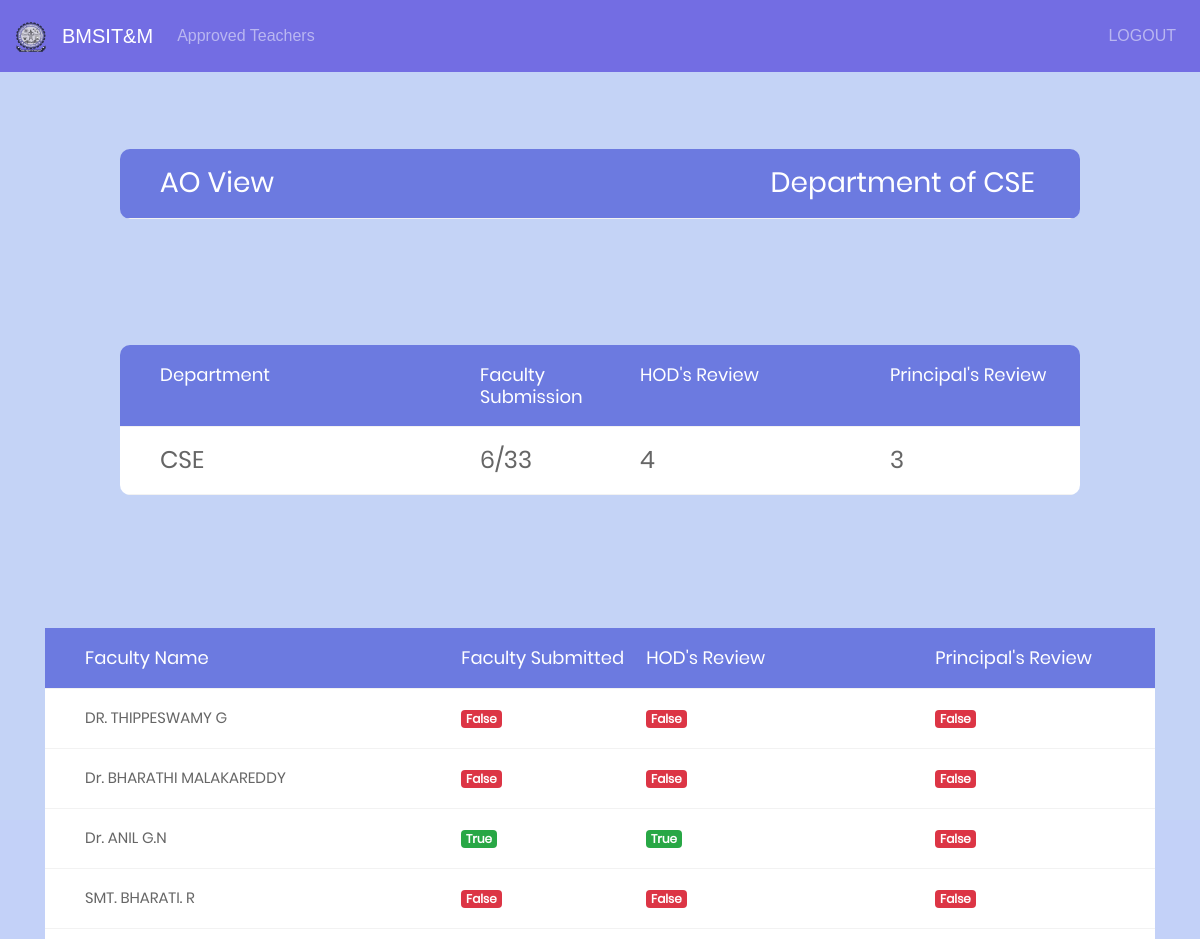
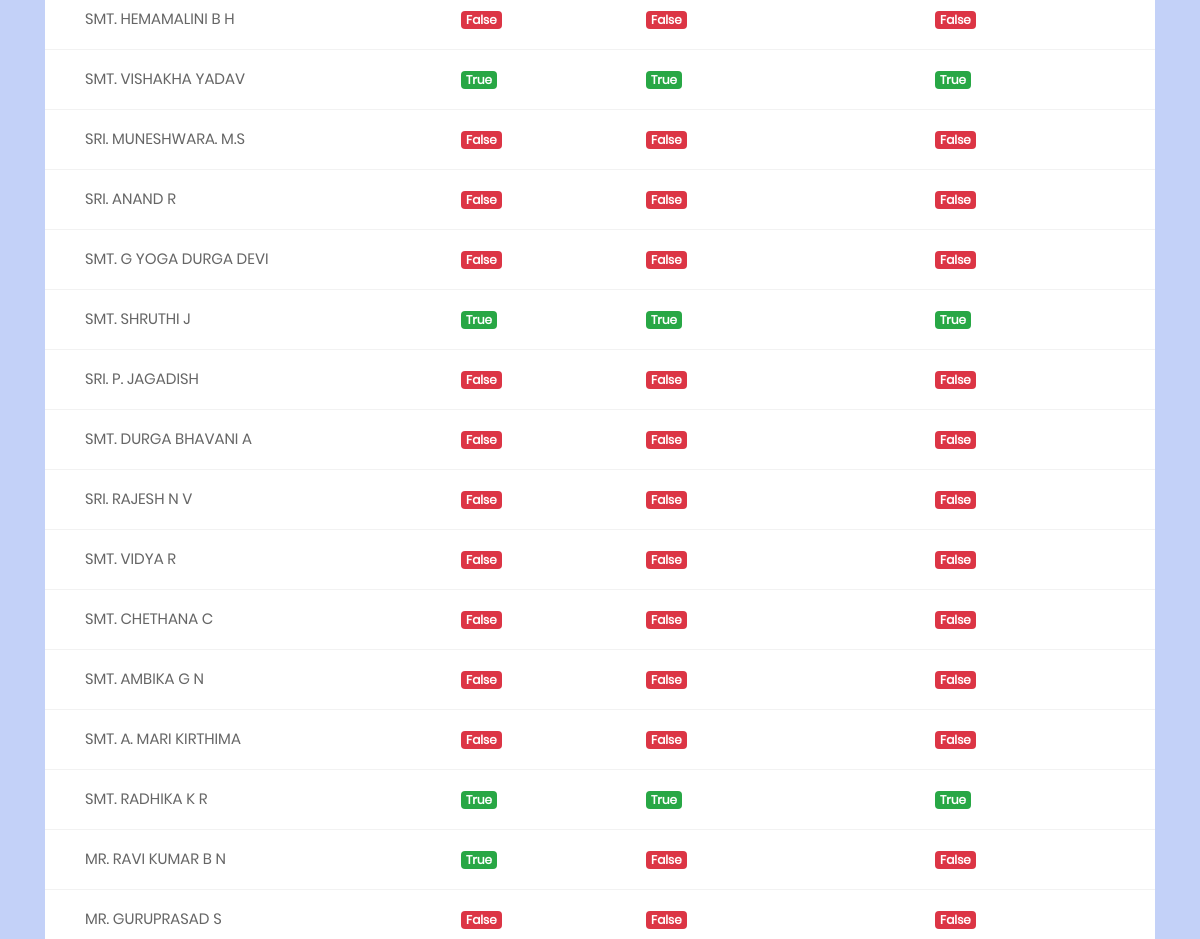
/ao_display/CSE (upper part), run on an earlier commit of the app's database (2 pictures, top to bottom).
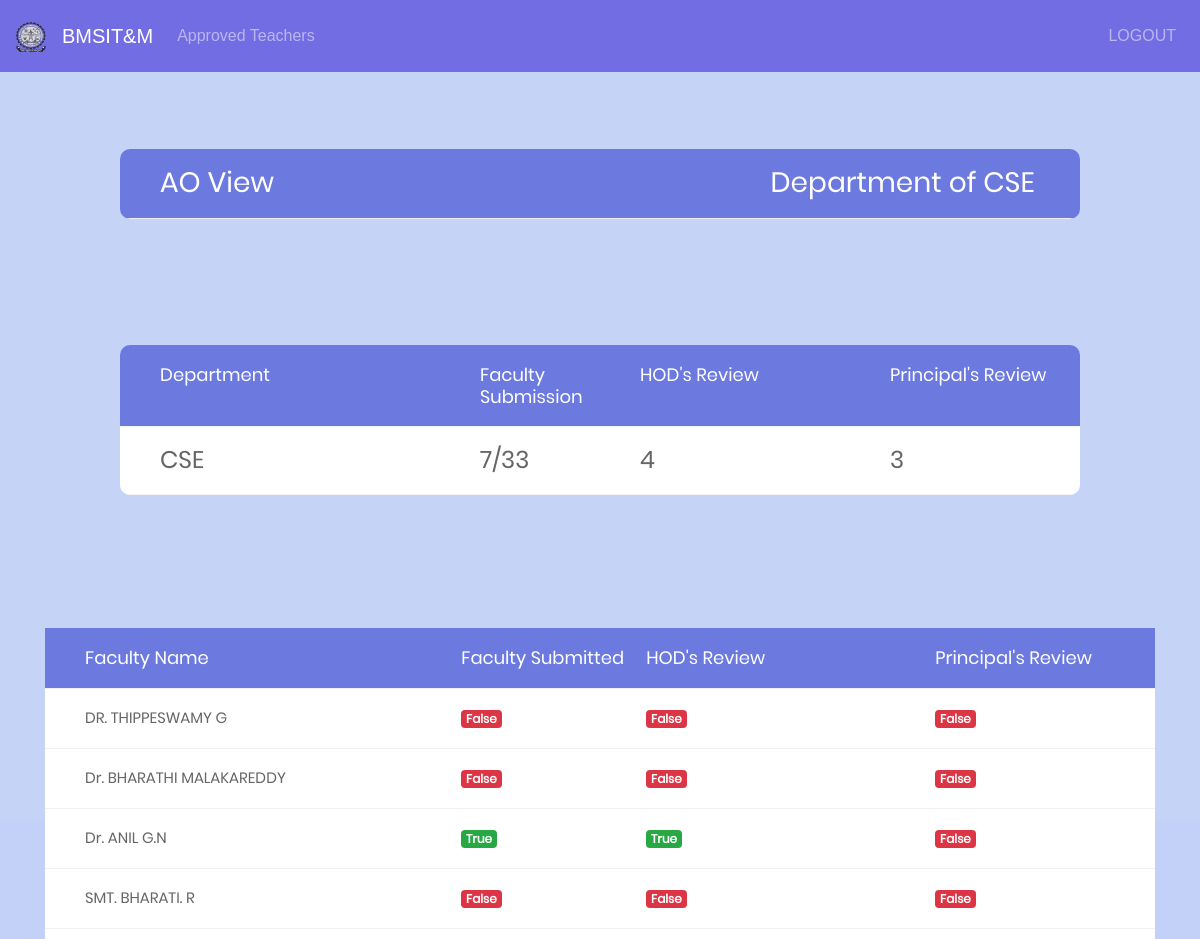
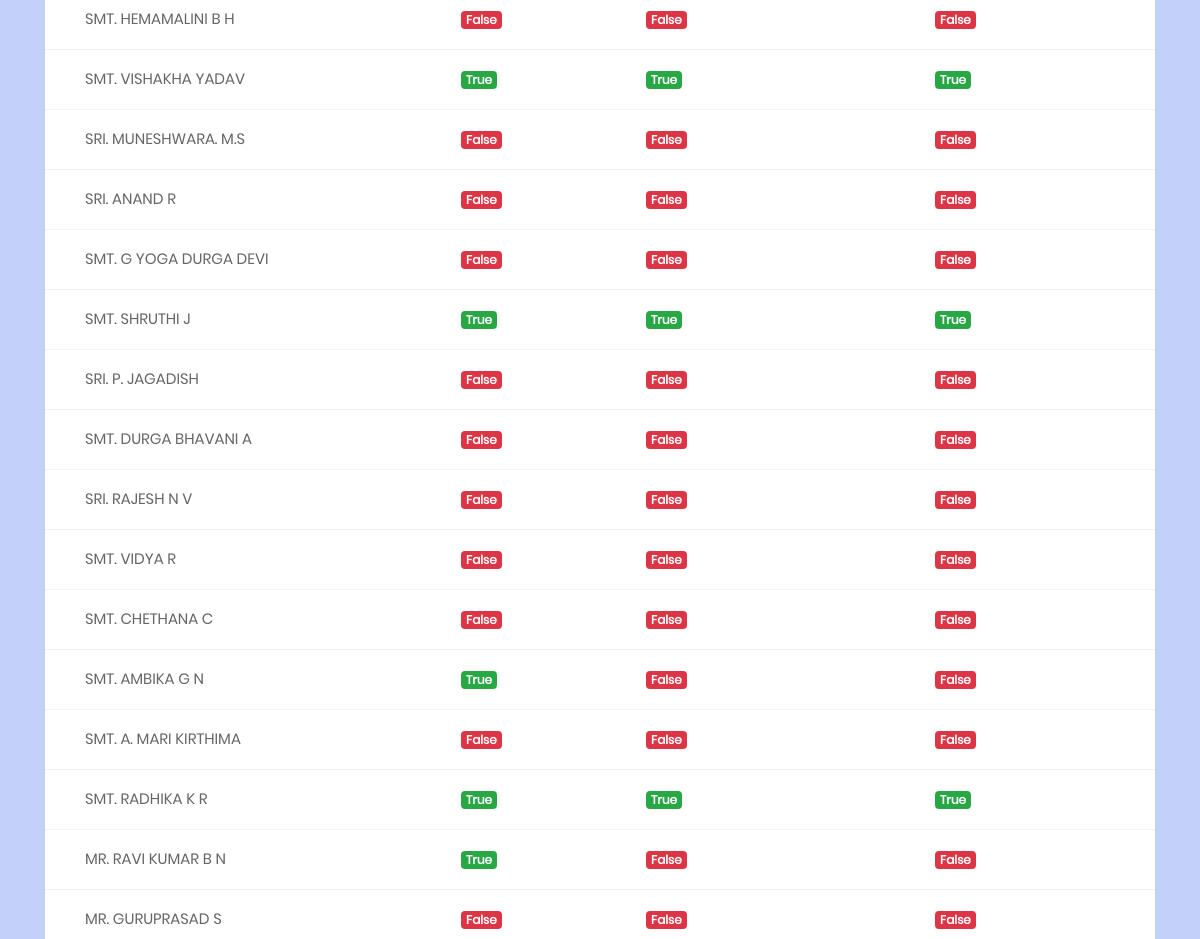
And on a later commit of the database (2 pictures, top to bottom).
### facform1/models.py (models this page shows, shortened)
class User(AbstractUser):
	phone = models.BigIntegerField(null=True)
	department = models.ForeignKey('Department', on_delete=models.CASCADE,null=True)
	designation = models.ForeignKey('Designation', on_delete=models.CASCADE,null=True)
	teach_status = models.BooleanField(default=False)
	hod_status = models.BooleanField(default=False)
	principal_status = models.BooleanField(default=False)
	doc_link = models.CharField(max_length=2000, blank=True, null=True)
	info = models.CharField(max_length=20, blank=True, null=True)

### facform1/views.py (the view)
# urls.py: url(r'^ao_display/(?P<dept>[\w\-]+)$', views.ao_display,name="ao_display"),
def ao_display(request,dept):
	print(dept)
	a = "assistant"
	b = "associate"
	c = "professor"
	d = "hod"
	above = remarks2.objects.filter(total_marks__gte = 60).filter(department__name=dept).filter(info__designation__pk=11)
	above1 = remarks2.objects.filter(total_marks__gte = 60).filter(department__name=dept).filter(info__designation__pk=9)
	above2 = remarks2.objects.filter(total_marks__gte = 60).filter(department__name=dept).filter(info__designation__pk=10)
	above3 = remarks2.objects.filter(total_marks__gte = 60).filter(department__name=dept).filter(info__designation__pk=8)
	above4 = list(chain(above1,above2))
	below = remarks2.objects.filter(total_marks__lt = 60).filter(department__name=dept).filter(info__designation__pk=11)
	below1 = remarks2.objects.filter(total_marks__lt = 60).filter(department__name=dept).filter(info__designation__pk=9)
	below2 = remarks2.objects.filter(total_marks__lt = 60).filter(department__name=dept).filter(info__designation__pk=10)
	below3 = remarks2.objects.filter(total_marks__lt = 60).filter(department__name=dept).filter(info__designation__pk=8)
	below4 = list(chain(below1,below2))
	general = User.objects.filter(department__name=dept)
	tt = general.count()
	principal_completed = (User.objects.filter(department__name=dept).filter(principal_status=True)).count()
	hod_completed  = (User.objects.filter(department__name=dept).filter(hod_status=True)).count()
	teach_completed  = (User.objects.filter(department__name=dept).filter(teach_status=True)).count()
	dept = {'dept':dept,'above':above,'above1':above4,'above3':above3,'below':below,'below1':below4,'below3':below3,'general':general,'p':principal_completed,'h':hod_completed,'t':teach_completed,'total':tt}
	return render(request,'ao_display.html',context=dept)

### templates/ao_display.html (shortened to what this page needs)
<!DOCTYPE html>
{% load staticfiles %}
<html lang="en">
<head>
	<link rel="stylesheet" type="text/css" href="{% static "vendor/bootstrap/css/bootstrap.min.css" %}">
	<link rel="stylesheet" type="text/css" href="{% static "fonts/font-awesome-4.7.0/css/font-awesome.min.css" %}">
	<link rel="stylesheet" type="text/css" href="{% static "vendor/animate/animate.css" %}">
	<link rel="stylesheet" type="text/css" href="{% static "vendor/select2/select2.min.css" %}">
	<link rel="stylesheet" type="text/css" href="{% static "vendor/perfect-scrollbar/perfect-scrollbar.css" %}">
	<link rel="stylesheet" type="text/css" href="{% static "css/util.css" %}">
	<link rel="stylesheet" type="text/css" href="{% static "css/main1.css" %}">
</head>
<body style="background:#c3d1f8">
	<nav class="navbar navbar-expand-lg navbar-dark fixed-top" style="background-color: #736de3;">
	  <a class="navbar-brand" href="#">
	  <img src="{% static "image/bms.logo.png" %}" width="30" height="30" alt="">
	</a>
	<a class="navbar-brand" href="#">BMSIT&M</a>
	<div class="collapse navbar-collapse" id="navbarNav">
<ul class="navbar-nav mr-auto">
		<li class="nav-item">
        	<a class="nav-link" href="/ao_approved/{{dept}}">Approved Teachers</a>
      </li>
		</ul>
	</div>
	<span class="navbar-text">
		<ul class="navbar-nav mr-auto">
		<li class="nav-item">
					<a class="nav-link" href="/">LOGOUT</a>
			</li>
		</ul>
	    </span>
	</nav>
	<div style="margin-top:-18%;">
		<div class="container-table100">
			<div class="wrap-table100">
					<div class="table">
						<div class="row header">
							<div class="cell">
								<h3>AO View</h3>
							</div>
							<div class="cell">
								<h3>Department of {{dept}}</h3>
							</div>
						</div>
					</div>
						</div>
							</div>
						</div>
	<div style="margin-top:-47%;" class="limiter">
		<div class="container-table100">
			<div class="wrap-table100">
					<div class="table">
						<div class="row header">
							<div class="cell">
								Department
							</div>
							<div class="cell">
								Faculty Submission
							</div>
							<div class="cell">
								HOD's Review
							</div>
							<div class="cell">
								Principal's Review
							</div>
						</div>
	           <div class="row">
							<div class="cell" data-title="Department">
              <h4>{{ dept }}</h4>
							</div>
							<div class="cell" data-title="Department">
								<h4>{{ t }}/{{ total }}</h4>
							</div>
							<div class="cell" data-title="Department">
								<h4>{{ h }}</h4>
							</div>
							<div class="cell" data-title="Department">
								<h4>{{ p }}</h4>
							</div>
						</div>
					</div>
			</div>
		</div>
	</div>
	<div style="margin-top:-16%;" class="limiter">
		<div class="container">
			<div class="wrap-table180">
					<div class="table">
						<div class="row header">
							<div class="cell">
								Faculty Name
							</div>
							<div class="cell">
								Faculty Submitted
							</div>
							<div class="cell">
								HOD's Review
							</div>
							<div class="cell">
								Principal's Review
							</div>
						</div>
						{% for x in general %}
						<div class="row">
							<div class="cell" data-title="Faculty Name">
								{{x.first_name}}
						 </div>
							<div class="cell" data-title="f-s">
									{% if x.teach_status %}
									<h6><span class="badge badge-success">{{x.teach_status}}</span></h6>
									{% else %}
									<h6><span class="badge badge-danger">{{x.teach_status}}</span></h6>
									{% endif %}
							</div>
							<div class="cell" data-title="h-s">
								{% if x.hod_status %}
								<h6><span class="badge badge-success">{{x.hod_status}}</span></h6>
								{% else %}
								<h6><span class="badge badge-danger">{{x.hod_status}}</span></h6>
								{% endif %}
							</div>
							<div class="cell" data-title="p-s">
								{% if x.principal_status %}
								<h6><span class="badge badge-success">{{x.principal_status}}</span></h6>
								{% else %}
								<h6><span class="badge badge-danger">{{x.principal_status}}</span></h6>
								{% endif %}
							</div>
						</div>
						{% endfor %}
					</div>
			</div>
		</div>
	</div>
</body>
</html>

What changed in the data, as far as the page shows it:
changed User "SMT. AMBIKA G N": teach_status "False" → "True"
Also different on the page:
{{ t }}: "6" → "7"
